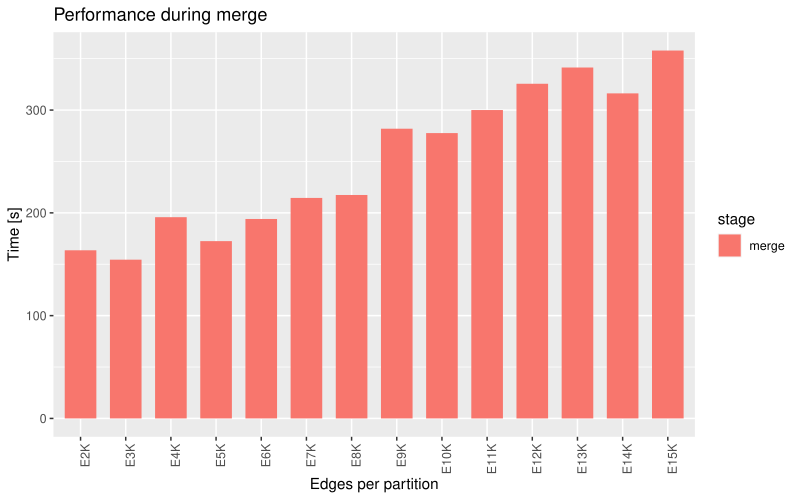

Here is the R script that generated this plot:
library(tidyverse)
library(ggplot2)

paramsPattern = "qtag"
getParams <- function(command){
  params = str_squish(str_split(command, "--")[[1]])
  params = params[grepl(paramsPattern, params)]
  return(paste(params, collapse = " "))
}
parseInput <- function(input){
  arr = str_split(input, "/")[[1]]
  return(arr[3])
}

fieldsCommand = c("stamp", "duration", "appId", "command")
params = enframe(readLines("merge.txt")) %>%
  filter(grepl("SparkSubmit", value)) %>%
  separate(value, into = fieldsCommand, sep = "\\|") %>%
  mutate(params = map(command, getParams)) %>%
  separate(params, into = c(NA,"tag"), sep = " ") %>%
  select(appId, tag)

fieldsTime = c("stamp", "duration", "appId", "stage")
stages = enframe(readLines("merge.txt")) %>%
  filter(grepl("Getting LDCELs for B|Merging DCELs", value)) %>%
  separate(value, into = fieldsTime, sep = "\\|") %>%
  mutate(
    stage = recode(stage, "Getting LDCELs for B... done!" = "ldcel", "Merging DCELs... done!" = "merge"),
    duration = as.numeric(duration) / 1000.0
  ) %>%
  select(appId, stage, duration) 

data = stages %>% inner_join(params) %>%
  pivot_wider(names_from = stage, values_from = duration) %>%
  mutate(
    A_merge = merge - ldcel ) %>%
  pivot_longer(cols = starts_with("A_"), names_to = "stage", names_prefix = "A_", values_to = "time") %>%
  select(tag, stage, time) %>%
  group_by(tag, stage) %>% summarise(time = mean(time)) %>% ungroup() %>%
  mutate(
    tag = fct_relevel(tag, c("E2K","E3K","E4K","E5K","E6K","E7K","E8K","E9K","E10K","E11K","E12K","E13K","E14K","E15K"))
    ) 

p = ggplot(data = data, aes(x = tag, y = time, fill = stage)) +
  geom_bar(stat="identity", position=position_dodge(width = 0.75), width = 0.7) + 
  theme(axis.text.x = element_text(angle = 90, hjust = 1)) +
  labs(x="Edges per partition", y="Time [s]", title=paste0("Performance during merge"))
plot(p)

ggsave(paste0("merge.pdf"), width = 8, height = 5)
data %>% write_tsv("merge.tsv")
